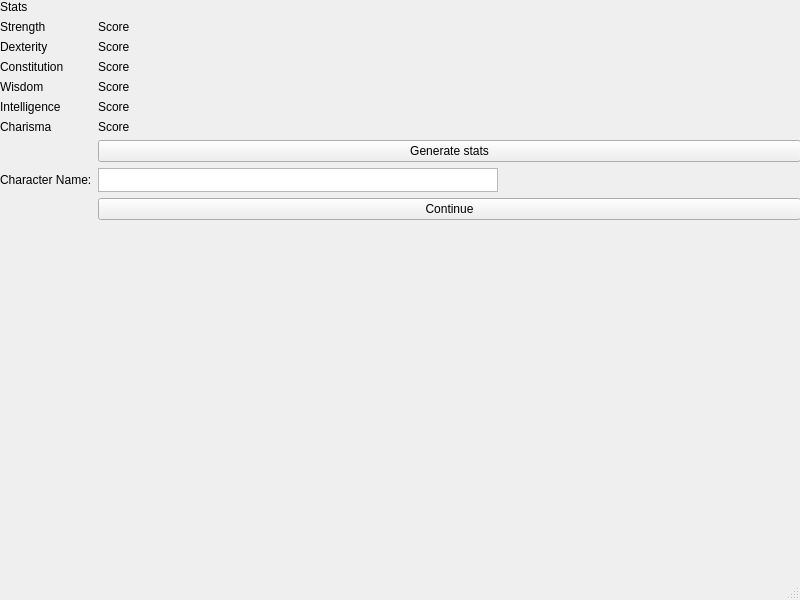
<?xml version="1.0" encoding="UTF-8"?>
<ui version="4.0">
 <class>CharacterCreator</class>
 <widget class="QMainWindow" name="CharacterCreator">
  <property name="geometry">
   <rect>
    <x>0</x>
    <y>0</y>
    <width>800</width>
    <height>600</height>
   </rect>
  </property>
  <property name="windowTitle">
   <string>ProcjetAdventure</string>
  </property>
  <widget class="QWidget" name="centralwidget">
   <widget class="QWidget" name="gridLayoutWidget">
    <property name="geometry">
     <rect>
      <x>0</x>
      <y>0</y>
      <width>801</width>
      <height>531</height>
     </rect>
    </property>
    <layout class="QGridLayout" name="gridLayout">
     <property name="sizeConstraint">
      <enum>QLayout::SetMinAndMaxSize</enum>
     </property>
     <item row="0" column="0">
      <layout class="QFormLayout" name="formLayout">
       <property name="sizeConstraint">
        <enum>QLayout::SetMinimumSize</enum>
       </property>
       <item row="1" column="0">
        <widget class="QLabel" name="strLabel">
         <property name="text">
          <string>Strength</string>
         </property>
        </widget>
       </item>
       <item row="1" column="1">
        <widget class="QLabel" name="strScore">
         <property name="text">
          <string>Score</string>
         </property>
        </widget>
       </item>
       <item row="2" column="0">
        <widget class="QLabel" name="dexLabel">
         <property name="text">
          <string>Dexterity</string>
         </property>
        </widget>
       </item>
       <item row="2" column="1">
        <widget class="QLabel" name="dexScore">
         <property name="text">
          <string>Score</string>
         </property>
        </widget>
       </item>
       <item row="3" column="0">
        <widget class="QLabel" name="conLabel">
         <property name="text">
          <string>Constitution</string>
         </property>
        </widget>
       </item>
       <item row="3" column="1">
        <widget class="QLabel" name="conScore">
         <property name="text">
          <string>Score</string>
         </property>
        </widget>
       </item>
       <item row="4" column="0">
        <widget class="QLabel" name="wisLabel">
         <property name="text">
          <string>Wisdom</string>
         </property>
        </widget>
       </item>
       <item row="4" column="1">
        <widget class="QLabel" name="wisScore">
         <property name="text">
          <string>Score</string>
         </property>
        </widget>
       </item>
       <item row="5" column="0">
        <widget class="QLabel" name="intLabel">
         <property name="text">
          <string>Intelligence</string>
         </property>
        </widget>
       </item>
       <item row="5" column="1">
        <widget class="QLabel" name="intScore">
         <property name="text">
          <string>Score</string>
         </property>
        </widget>
       </item>
       <item row="6" column="0">
        <widget class="QLabel" name="chaLabel">
         <property name="text">
          <string>Charisma</string>
         </property>
        </widget>
       </item>
       <item row="6" column="1">
        <widget class="QLabel" name="chaScore">
         <property name="text">
          <string>Score</string>
         </property>
        </widget>
       </item>
       <item row="7" column="1">
        <widget class="QPushButton" name="generateButton">
         <property name="text">
          <string>Generate stats</string>
         </property>
        </widget>
       </item>
       <item row="8" column="0">
        <widget class="QLabel" name="chaName">
         <property name="text">
          <string>Character Name:</string>
         </property>
        </widget>
       </item>
       <item row="9" column="1">
        <widget class="QPushButton" name="continueButton">
         <property name="text">
          <string>Continue</string>
         </property>
        </widget>
       </item>
       <item row="8" column="1">
        <widget class="QTextEdit" name="chaNameBox">
         <property name="sizePolicy">
          <sizepolicy hsizetype="Fixed" vsizetype="Fixed">
           <horstretch>0</horstretch>
           <verstretch>0</verstretch>
          </sizepolicy>
         </property>
         <property name="minimumSize">
          <size>
           <width>400</width>
           <height>24</height>
          </size>
         </property>
         <property name="maximumSize">
          <size>
           <width>400</width>
           <height>24</height>
          </size>
         </property>
        </widget>
       </item>
       <item row="0" column="0" colspan="2">
        <widget class="QLabel" name="label">
         <property name="text">
          <string>Stats</string>
         </property>
        </widget>
       </item>
      </layout>
     </item>
    </layout>
   </widget>
  </widget>
  <widget class="QMenuBar" name="menubar">
   <property name="geometry">
    <rect>
     <x>0</x>
     <y>0</y>
     <width>800</width>
     <height>22</height>
    </rect>
   </property>
  </widget>
  <widget class="QStatusBar" name="statusbar"/>
 </widget>
 <resources/>
 <connections/>
</ui>
